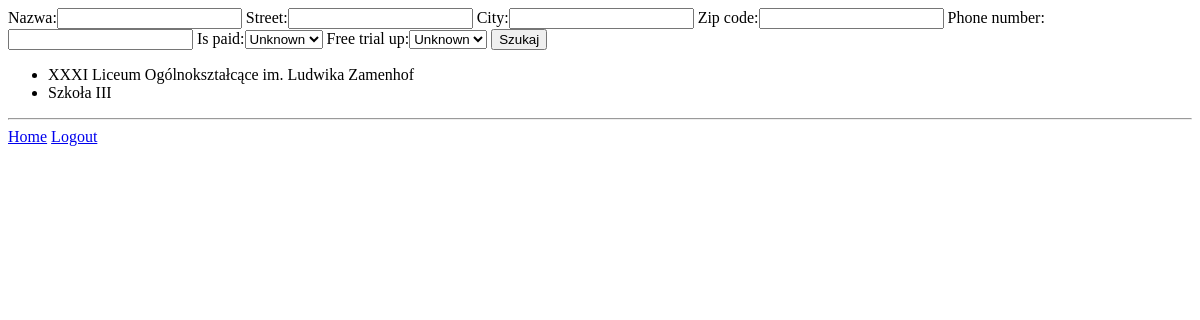
Page /administration/schools/ (signed in) on the earlier database version.
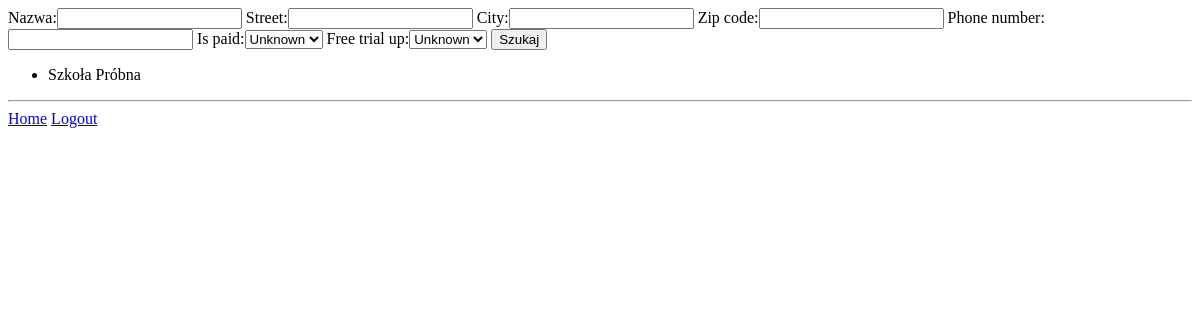
Same page on the later database version.
### teacher/models.py (models this page shows, shortened)
class School(models.Model):
    name = models.CharField(max_length=128)
    street = models.CharField(max_length=250)
    city = models.CharField(max_length=100)
    zip_code = models.CharField(max_length=6)
    phone_number = models.CharField(max_length=10)
    is_paid = models.BooleanField(default=False)
    free_trial_up = models.BooleanField(default=False)

### administration/decorators.py (the view)
    def wrapper_func(request, *args, **kwargs):
        if request.user.is_superuser:
            return view_func(request, *args, **kwargs)
        return redirect('home')

### administration/views.py (called while the page is built)
@superuser_only
def schools(request):
    schools_qs = School.objects.all()
    filter = SchoolFilter(request.GET, queryset=schools_qs)
    schools_qs = filter.qs
    context = {
        'schools_qs': schools_qs,
        'filter': filter,
    }
    return render(request, 'administration/schools.html', context=context)

### templates/administration/schools.html (shortened to what this page needs)
{% extends 'base.html' %}
{% block content %}
<form method="get">
{{ filter.form }}
<button type="submit">Szukaj</button>
</form>
<ul>
    {% for school in schools_qs %}
    <li>{{ school.name }}</li>
    {% endfor %}
</ul>
{% endblock %}

### templates/base.html (shortened to what this page needs)
{% load static %}
<!DOCTYPE html>
<html lang="en">
<head>
</head>
<body>
{% block content %}
{% endblock %}
<hr>
<a href="{% url "home" %}">Home</a>
{% if request.user.is_authenticated %}
    <a href="{% url 'logout' %}">Logout</a>
{% else %}
    <a href="{% url 'login' %}">Login</a>
    <a href="{% url 'register' %}">Register</a>
{% endif %}
</body>
</html>

Differences in the rows shown:
removed School: name "XXXI Liceum Ogólnokształcące im. Ludwika Zamenhof"
removed School: name "Szkoła III"
added School: name "Szkoła Próbna"
